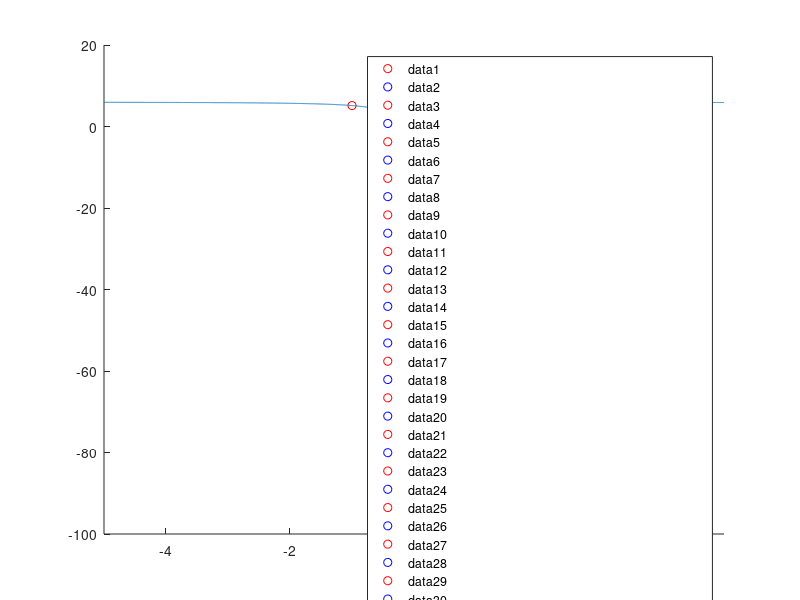

Here is the MATLAB script that generated this plot:
clc;
close all;
clear all;

% Método da bisseção
% Desenho e funções no caderno, dia 06/09
% Divide a função ao meio, em partes esquerda e direita
% Comparar as metades dos dois lados. 
% O que for 'pior', a fronteira afunila (limite, a ou b, vai diminuindo).
% Até os dois pontos a e b chegarem perto -> ponto de mínimo.

% Funções multi e unimodais
y1 = @(x) -(1/((x - 0.3)^2 + 0.01) + 1/((x - 0.9)^2 + 0.04) - 6);
y2 = @(x) 2*x^2 - 5*x - 5;

% Função a ser utilizada dessa vez.
y = y1;

% Parâmetros iniciais
a_ini = -2;
b_ini = 2;

a_A = a_ini;
b_A = b_ini;

cont = 0;

while(abs(a_A - b_A)/(b_ini - a_ini) >= 1e-6)
    % 1) Achar o meio de y
    x_mid = (a_A + b_A)/2;

    % 2) Achar o meio das duas metades e comparar. Pior, puxa a ou b 
    % para aquele lado.
    x_mid_left = (a_A + x_mid)/2;
    x_mid_right  = (b_A + x_mid)/2;
    
    y_left = y(x_mid_left);
    y_right = y(x_mid_right);
    
    scatter(x_mid_left, y_left, 'r');
    hold on;
    scatter(x_mid_right, y_right, 'b');
    hold on;
    
    % Pior = valor maior
    if(y_left > y_right)
        a_A = x_mid_left;
        minimo = y_right;
        xmin = x_mid_right;
    end
    if(y_left < y_right)
        b_A = x_mid_right;
        minimo = y_left;
        xmin = x_mid_left;
    end
    if(y_left == y_right)
        b_A = x_mid_left;
        a_A = x_mid_right;
        minimo = y_left;
        xmin = x_mid_left;
    end
    
    cont = cont + 1;
end

fplot(y);

xmin
minimo
cont